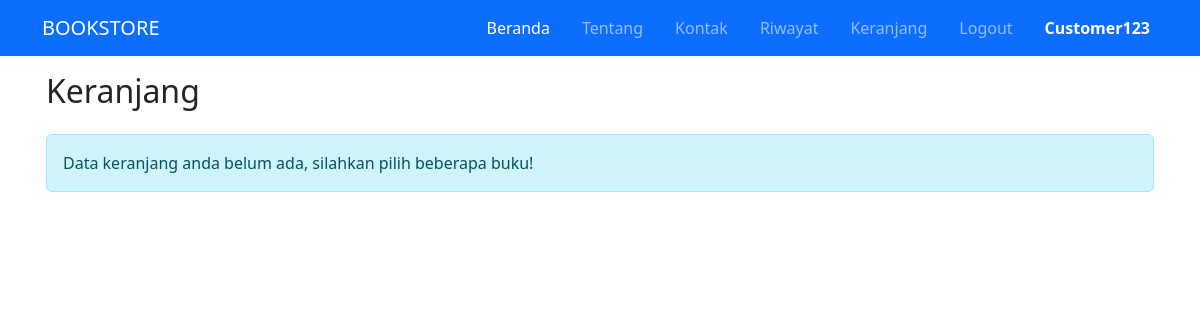
Before: /index.php?hal=keranjang (signed in) with the older database file.
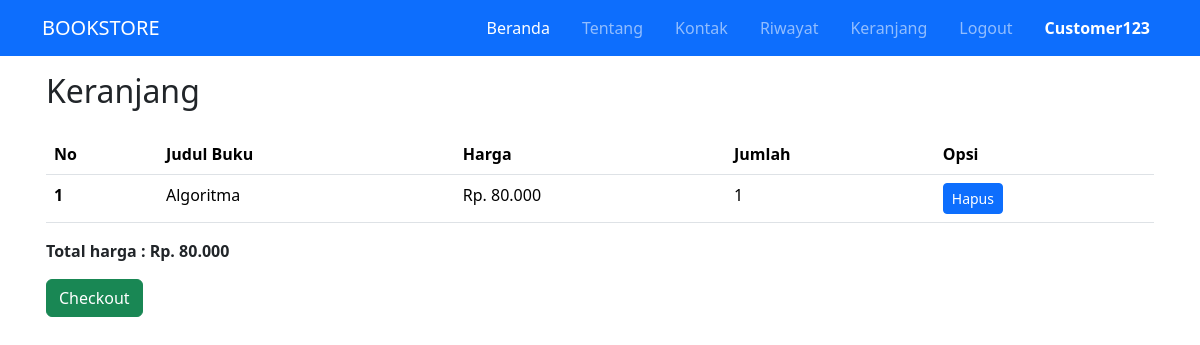
After: the same page with the newer database file.
### tables this page shows
CREATE TABLE `tb_keranjang` (
  `id_cart` int(11) NOT NULL,
  `id_user` int(11) NOT NULL,
  `id_buku` int(11) NOT NULL,
  `jumlah` int(11) NOT NULL
);

CREATE TABLE `tb_buku` (
  `id_buku` int(11) NOT NULL,
  `judul_buku` varchar(50) NOT NULL,
  `penulis` varchar(50) NOT NULL,
  `penerbit` varchar(50) NOT NULL,
  `tahun` varchar(20) NOT NULL,
  `id_kategori` int(11) NOT NULL,
  `gambar` varchar(255) NOT NULL,
  `harga` int(11) NOT NULL,
  `stok` int(11) NOT NULL
);

### user/halaman/keranjang.php (the view)
<?php
$user = $_SESSION['id_user'];
$sql = "SELECT tb_keranjang.id_cart, tb_user.id_user, tb_user.nama_pengguna, tb_buku.id_buku, tb_buku.judul_buku,
tb_buku.harga, tb_keranjang.jumlah FROM tb_keranjang INNER JOIN tb_user ON tb_keranjang.id_user = tb_user.id_user INNER JOIN
tb_buku ON tb_keranjang.id_buku = tb_buku.id_buku WHERE tb_user.id_user = '$user'";
$query = mysqli_query($connectDB, $sql);
$data = mysqli_num_rows($query);
?>
<div class="row">
    <div class="col">
        <h1 class="mb-4 h2">Keranjang</h1>
        <?php
        if ($data > 0) {
        ?>
            <table class="table">
                <thead>
                    <tr>
                        <th scope="col">No</th>
                        <th scope="col">Judul Buku</th>
                        <th scope="col">Harga</th>
                        <th scope="col">Jumlah</th>
                        <th scope="col">Opsi</th>
                    </tr>
                </thead>
                <tbody>
                    <?php
                    $no = 0;
                    $total = 0;
                    while ($data = mysqli_fetch_assoc($query)) :
                        $no++;
                    ?>
                        <tr>
                            <th scope="row"><?= $no; ?></th>
                            <td><?= $data['judul_buku']; ?></td>
                            <td><?= 'Rp. ' . number_format($data['harga'], 0, ',', '.'); ?></td>
                            <td><?= $data['jumlah']; ?></td>
                            <td>
                                <a href="user/config_user/proses_hapus.php?id=<?= $data['id_cart']; ?>" class="btn btn-primary btn-sm">Hapus</a>
                            </td>
                        </tr>
                    <?php
                        $total += $data['harga'] * $data['jumlah'];
                    endwhile;
                    ?>
                </tbody>
            </table>
            <p class="fw-bold">Total harga : <?= 'Rp. ' . number_format($total, 0, ',', '.'); ?></p>
            <a href="user/halaman/checkout.php?&id=<?= $_SESSION['id_user']; ?>" class="btn btn-success">Checkout</a>
        <?php } else { ?>
            <div class="alert alert-info" role="alert">
                Data keranjang anda belum ada, silahkan pilih beberapa buku!
            </div>
        <?php } ?>
    </div>
</div>

Changed rows visible on the page:
added tb_keranjang: id_buku.judul_buku "Algoritma", id_buku.harga "80.000", jumlah "1"
Other visible differences:
$total: (not shown) → "80.000"
text no longer shown: "Data keranjang anda belum ada, silahkan pilih beberapa buku!"
text now shown: "No Judul Buku Harga Jumlah Opsi Total harga : Rp. Checkout"
